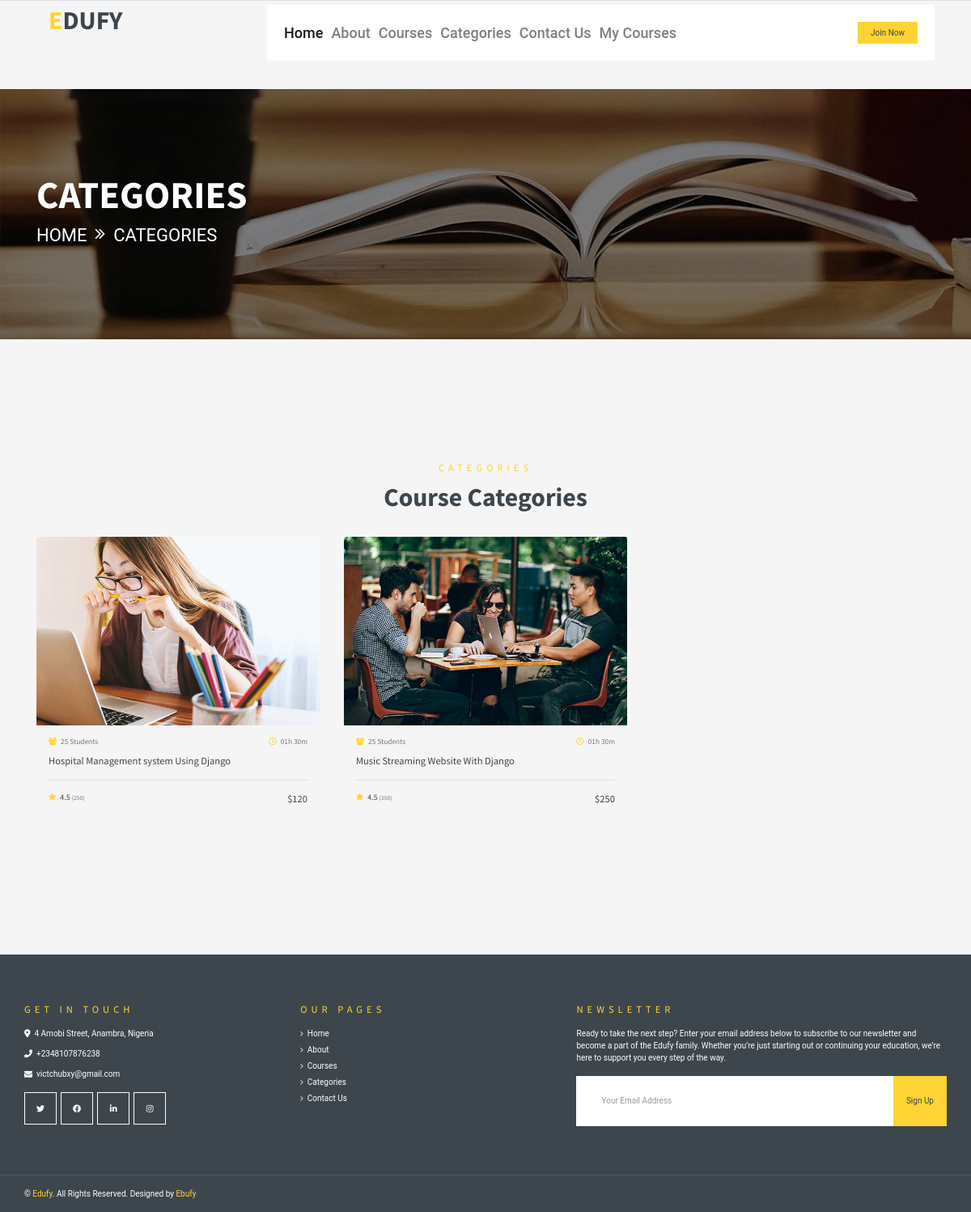
Before: /category_detail/10/ with the older database file.
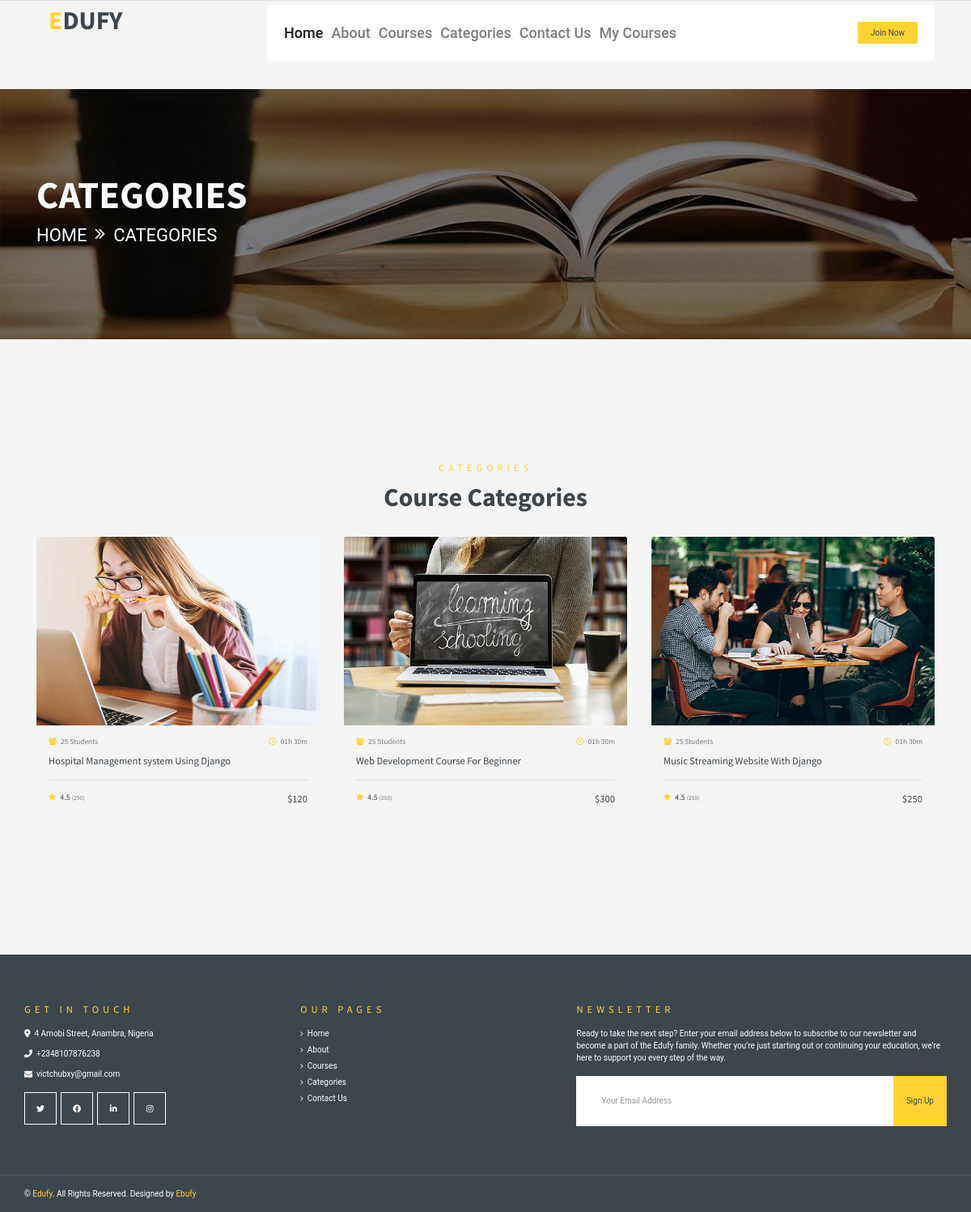
After: the same page with the newer database file.
### course_app/models.py (models this page shows, shortened)
class Course(models.Model):
    STATUS = (
        ('Draft', 'Draft'),
        ('Published', 'Published'),
    )
    name = models.CharField(max_length=200, null=True)
    image = models.ImageField(upload_to='author/')
    video_link = models.CharField(max_length=200, null=True, blank=True)
    date_created = models.DateTimeField(auto_now_add=True)
    author = models.ForeignKey(Author, on_delete=models.CASCADE, null=True)
    category = models.ForeignKey(Category, on_delete=models.SET_NULL, null=True)
    descriptions = models.TextField(null=True, blank=True)
    price = models.IntegerField(default='0', null=True)
    discount = models.IntegerField(default='0', null=True)
    status = models.CharField(choices=STATUS, max_length=200, null=True)
    thumb_nail = models.ImageField(upload_to='author/', null=True)
    @property
    def imageURL(self):
        try:
            url = self.image.url
        except:
            url = ''
        return url

### course_app/views.py (the view)
# urls.py: path('category_detail/<int:pk>/', views.category_detail, name="category_detail"),
def category_detail(request, pk):
    category = Category.objects.get(id=pk)
    courses = Course.objects.filter(category=category)
    context = {'courses': courses}
    return render(request, 'course_app/category_detail.html', context)

### course_app/templates/course_app/category_detail.html
{% extends 'course_app/main.html' %}
{% load static %}
{% block content %}
    <div class="container-fluid page-header" style="margin-bottom: 90px;">
        <div class="container">
            <div class="d-flex flex-column justify-content-center" style="min-height: 300px">
                <h3 class="display-4 text-white text-uppercase">Categories</h3>
                <div class="d-inline-flex text-white">
                    <p class="m-0 text-uppercase"><a class="text-white" href="">Home</a></p>
                    <i class="fa fa-angle-double-right pt-1 px-3"></i>
                    <p class="m-0 text-uppercase">Categories</p>
                </div>
            </div>
        </div>
    </div>
    <div class="container-fluid py-5">
        <div class="container py-5">
            <div class="text-center mb-5">
                <h5 class="text-primary text-uppercase mb-3" style="letter-spacing: 5px;">Categories</h5>
                <h1>Course Categories</h1>
            </div>
            <div class="row">
                {% for course in courses %}
                <div class="col-lg-4 col-md-6 mb-4">
                    <div class="rounded overflow-hidden mb-2">
                      <a class="h5" href="{% url 'course_app:course_detail' course.id %}">
                        <img class="img-fluid" src="{{course.imageURL}}" alt="">
                        <div class="bg-secondary p-4">
                            <div class="d-flex justify-content-between mb-3">
                                <small class="m-0"><i class="fa fa-users text-primary mr-2"></i>25 Students</small>
                                <small class="m-0"><i class="far fa-clock text-primary mr-2"></i>01h 30m</small>
                            </div>
                            <a class="h5" href="{% url 'course_app:course_detail' course.id %}">{{course.name}}</a>
                            <div class="border-top mt-4 pt-4">
                                <div class="d-flex justify-content-between">
                                    <h6 class="m-0"><i class="fa fa-star text-primary mr-2"></i>4.5 <small>(250)</small></h6>
                                    {% if course.price == 0 %}
                                    <h5 class="m-0">FREE</h5>
                                    {% else %}
                                    <h5 class="m-0">${{course.price}}</h5>
                                    {% endif %}
                                </div>
                            </div>
                        </div>
                      </a>
                    </div>
                </div>
                {% endfor %}
            </div>
        </div>
    </div>
{% endblock content %}

Changed rows visible on the page:
now on this page (row edited): Course: imageURL (picture), name "Web Development Course For Beginner", price "300"
